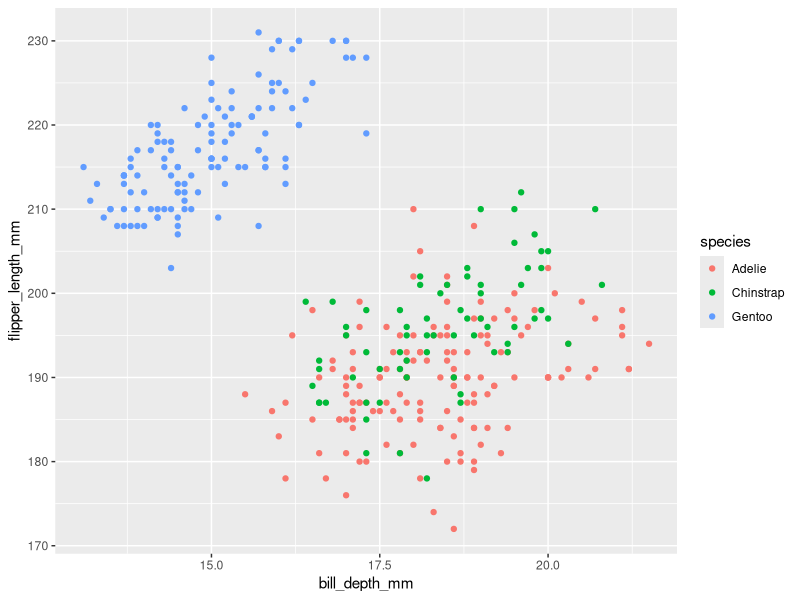
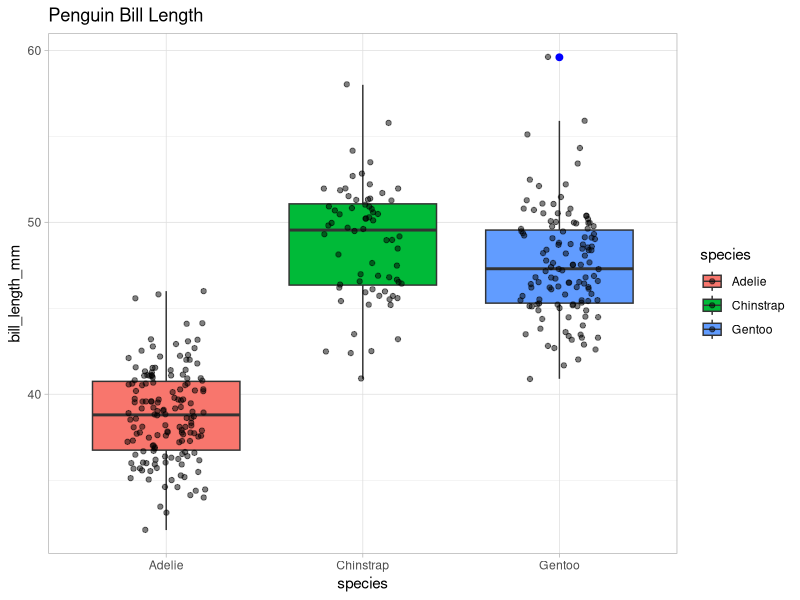

Recreate these plots in R, in order.
## ---- chunk 1
# Libraries
library(tidyverse)
library(palmerpenguins)
## ---- chunk 2
# Examining the relationship between bill length and flipper length.
library(palmerpenguins)
data(package = 'palmerpenguins')
ggplot(penguins, aes(x = bill_depth_mm , y = flipper_length_mm, color = species)) +
  geom_point()
## ---- chunk 3
# Investigating variability accross species
ggplot(penguins, aes(x = species, y = bill_length_mm, fill=species)) +
  geom_boxplot(outlier.colour = "blue", outlier.size = 2) +
  geom_jitter(width=0.2, alpha = 0.5) +
  labs(title="Penguin Bill Length") +
  theme_light()
